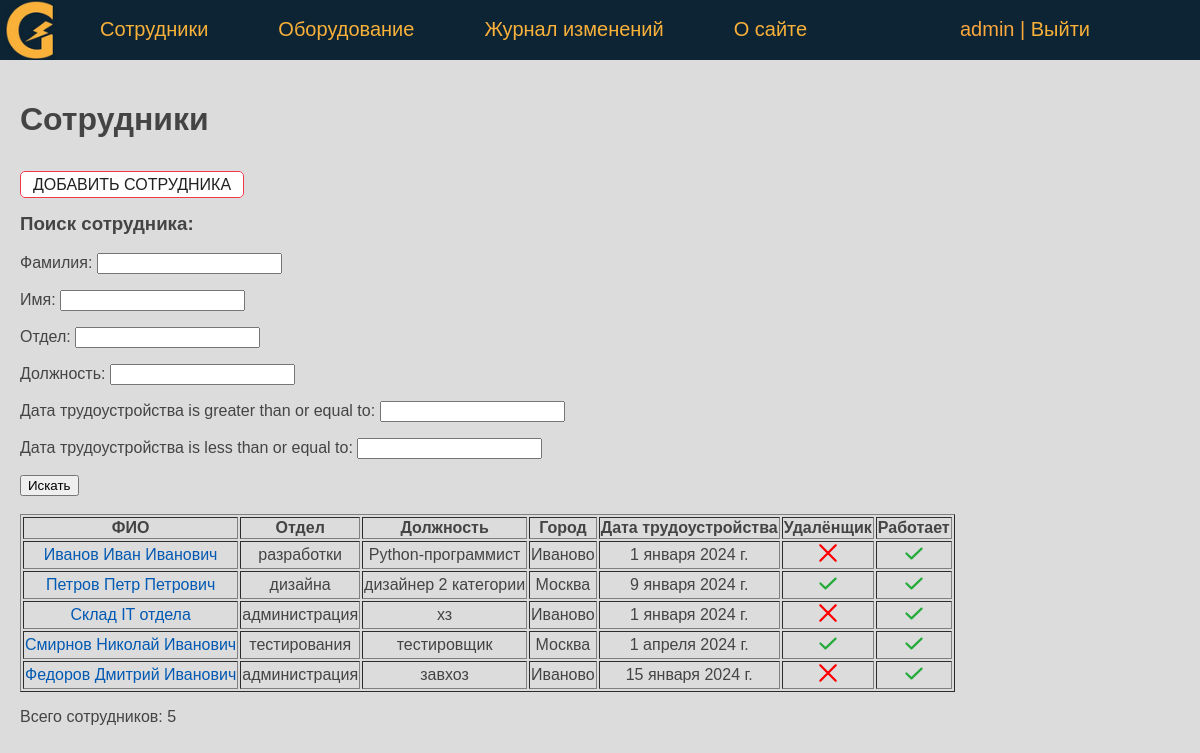
The page /persons/ (signed in) on the database its author committed.
### eqlog/models.py (models this page shows, shortened)
class Person(models.Model):
    last_name = models.CharField(verbose_name='Фамилия', max_length=50)
    first_name = models.CharField(verbose_name='Имя', max_length=50)
    middle_name = models.CharField(verbose_name='Отчество', max_length=50)
    department = models.ForeignKey('Department', on_delete=models.PROTECT, verbose_name='Отдел', related_name='get_persons')
    job_title = models.CharField(verbose_name='Должность', max_length=50)
    jobing_at = models.DateField(verbose_name='Дата трудоустройства', default=date(2024, 1, 1))
    created_at = models.DateTimeField(verbose_name='Дата создания', auto_now_add=True)
    updated_at = models.DateTimeField(verbose_name='Дата изменения', auto_now=True)
    remote = models.BooleanField(verbose_name='Удаленщик', default=False)
    is_working = models.BooleanField(verbose_name='Работает', default=True)
    city = models.CharField(verbose_name='Город', max_length=50, default='Москва')
    slug = models.SlugField(verbose_name='URL', max_length=255, unique=True, db_index=True)
    user = models.ForeignKey(User, verbose_name='Пользователь', on_delete=models.DO_NOTHING, null=True)
    objects = models.Manager()
    def get_absolute_url(self):
        return reverse('person', kwargs={'pers_slug': self.slug})
    class Meta:
        verbose_name = 'Сотрудник'
        verbose_name_plural = 'Сотрудники'
        ordering = ['last_name', 'first_name']

class Department(models.Model):
    name = models.CharField(verbose_name='Отдел', max_length=50)
    objects = models.Manager()
    def __str__(self):
        return self.name
    class Meta:
        verbose_name = 'Отдел'
        verbose_name_plural = 'Отделы'

### eqlog/views.py (the view)
# urls.py: path('persons/', PersonHome.as_view(), name='persons'),
class PersonHome(DataMixin, ListView):
    model = Person
    template_name = 'eqlog/persons.html'
    context_object_name = 'persons'
    paginate_by = 20
    def get_context_data(self, **kwargs):
        context = super().get_context_data(**kwargs)
        auth = self.request.user.is_authenticated
        queryset = self.get_queryset()
        ps_filter = PersonFilter(self.request.GET, queryset)
        c_def = self.get_user_context(title='Сотрудники', auth=auth, ps_filter=ps_filter)
        return {**context, **c_def}
    def get_queryset(self):
        queryset = super().get_queryset()
        ps_filter = PersonFilter(self.request.GET, queryset)
        return ps_filter.qs

### eqlog/utils.py (called while the page is built)
    def get_user_context(self, **kwargs):
        context = kwargs
        context['menu'] = menu
        return context

### eqlog/templates/eqlog/persons.html (shortened to what this page needs)
{% extends 'eqlog/base.html' %}
{% block content %}
    {% if auth %}
        <h1>{{ title }}</h1>
        <p class="form-buttons">
            <p><a href="{% url 'addperson' %}" class="btn btn-outline">ДОБАВИТЬ СОТРУДНИКА</a>
        </p>
        <h3>Поиск сотрудника: </h3>
        <form method="get" action="{% url 'persons' %}">
            {{ ps_filter.form.as_p }}
            <button type="submit">Искать</button>
        </form>
        <br>
        <table border="1">
            <tr>
                <th>ФИО</th>
                <th>Отдел</th>
                <th>Должность</th>
                <th>Город</th>
                <th>Дата трудоустройства</th>
                <th>Удалёнщик</th>
                <th>Работает</th>
           </tr>
            {% for p in persons %}
                <tr>
                    <td><a href="{{ p.get_absolute_url }}"> {{ p.last_name }} {{ p.first_name }} {{ p.middle_name }}</a></td>
                    <td>{{ p.department }}</td>
                    <td>{{ p.job_title }}</td>
                    <td>{{ p.city }}</td>
                    <td>{{ p.jobing_at }}</td>
                    <td class="mark {% if p.remote %} mark_tick {% endif %}"></td>
                    <td class="mark {% if p.is_working %} mark_tick {% endif %}"></td>
                </tr>
            {% endfor %}
        </table>
        <p> Всего сотрудников: {{ persons | length }}</p>
    {% endif %}
{% endblock %}

### eqlog/templates/eqlog/base.html (shortened to what this page needs)
<!DOCTYPE html>
{% load static %}
<html>
<head>
    <link type="text/css" href="/static/eqlog/css/styles.css" rel="stylesheet" />
</head>
<body bgcolor="#DCDCDC">
    {% block mainmenu %}
    <header class="header">
    <ul id="mainmenu" class="mainmenu">
        <li class="logo">
            <a href="{% url 'home' %}"><div class="logo"></div></a>
        </li>
        {% for m in menu %}
            <li><a href="{% url m.url_name %}"> {{ m.title }} </a></li>
        {% endfor %}
        <li class="last">
            {% if request.user.is_authenticated %}
                <li class="last"> {{user.username}} | <a href="{% url 'logout' %}">Выйти</a> </li>
            {% else %}
                <li class="last"><a href="{% url 'login' %}">Войти</a> </li>
            {% endif %}
        </li>
    </ul>
    </header>
    {% endblock mainmenu %}
    <main>
        {% block content %}
        {% endblock content %}
    </main>
</body>
</html>

### eqlog/static/eqlog/css/styles.css (style rules this page uses)
body { font-family: 'Arial'; margin: 0; padding: 0; height: 100%; width: 100%; color: #444; }
a { color: #0059b2; text-decoration: none; }
.header { background: #0c2434; height: 60px; }
main { padding: 20px; }
.logo { background: url('../images/logo_home.png') no-repeat 0px 0px; background-size: contain; background-position: center; width: 70px; height: 60px; }
ul.mainmenu { list-style: none; margin: 0; padding: 0; height: 60px; color: #FDA83D; font-size: 20px; overflow: hidden; }
ul.mainmenu li { float: left; margin: 18px 40px 0 30px; }
ul.mainmenu li.logo { margin: 0; }
ul.mainmenu li.last { float: right; }
ul.mainmenu li a { color: #fab13a; text-decoration: none; }
.form-buttons { display: flex; justify-content: space-between; align-items: center; gap: 0.75rem; }
.btn { padding: 0.25rem 0.75rem; border-radius: 5px; background-color: #ffffff; border: solid 1px #ffffff; color: #212121; cursor: pointer; test-decoration: none; font-size: 1rem; min-width: 6rem; text-align: center; }
.btn-outline { border: solid 1px #ee394c; }
.mark::after { display: inline-block; content: ""; width: 20px; height: 20px; background-image: url('../images/cross.svg'); background-position: center; background-size: contain; background-repeat: no-repeat; }
.mark_tick::after { background-image: url('../images/tick.svg'); }
td { text-align: center; }

### rows shown on the page
Person: last_name "Иванов", first_name "Иван", middle_name "Иванович", department "разработки", job_title "Python-программист", city "Иваново", jobing_at "1 января 2024 г.", is_working True (drawn)
Person: last_name "Петров", first_name "Петр", middle_name "Петрович", department "дизайна", job_title "дизайнер 2 категории", city "Москва", jobing_at "9 января 2024 г.", is_working True (drawn)
Person: last_name "Склад", first_name "IT", middle_name "отдела", department "администрация", job_title "хз", city "Иваново", jobing_at "1 января 2024 г.", is_working True (drawn)
Person: last_name "Смирнов", first_name "Николай", middle_name "Иванович", department "тестирования", job_title "тестировщик", city "Москва", jobing_at "1 апреля 2024 г.", is_working True (drawn)
Person: last_name "Федоров", first_name "Дмитрий", middle_name "Иванович", department "администрация", job_title "завхоз", city "Иваново", jobing_at "15 января 2024 г.", is_working True (drawn)

### other values the page prints
{{ m.title }} "Сотрудники" "Оборудование" "Журнал изменений" "О сайте"
{{ user.username }} "admin"
{{ title }} "Сотрудники"
{{ persons | length }} "5"
